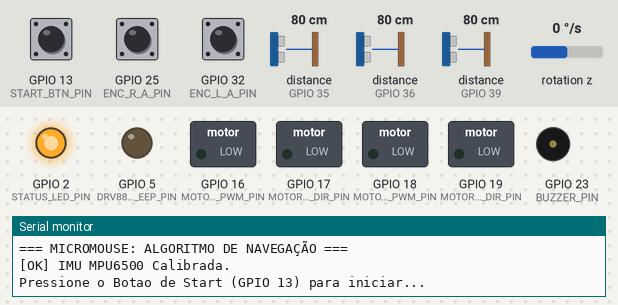
Recording of a program running on a simulated ESP32. Shown: switched loads named in the program (green lamp = pin HIGH), output pins drawn as LEDs (lit = HIGH), buzzer (waves = sounding), the last lines printed to the serial monitor. Wiring (inferred from the names in the program): MPU-9250 motion sensor at I2C address 0x68. The inputs (shaded band) are chosen by the test bench; at power-on: GPIO 13 (START_BTN_PIN) HIGH, rotation z 0 °/s, distance to the obstacle (sensors on GPIO 35, GPIO 39, GPIO 36) 80 cm, GPIO 25 (ENC_R_A_PIN) HIGH, GPIO 32 (ENC_L_A_PIN) HIGH. The echo pulse lasts 58.3 µs per cm; pins used as bus, display or sensor lines are not drawn.

Above: at 2.7 s.
2.8 s: GPIO 13 (START_BTN_PIN) pulled LOW for 0.15 s
At 3.3 s:
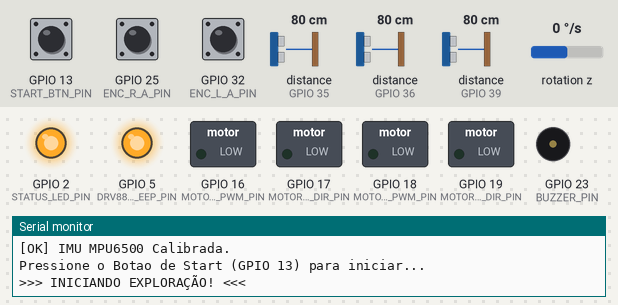
At 4.6 s:
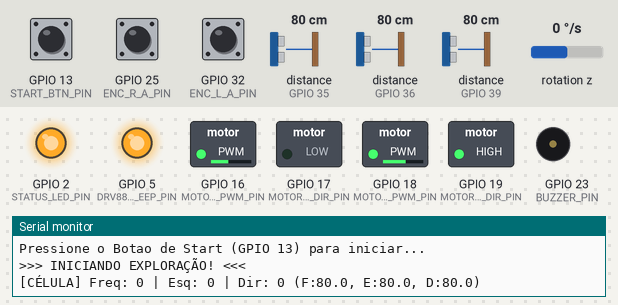
5.4 s: rotation z set to -26 °/s
8.4 s: rotation z set to -30 °/s
11.4 s: distance to the obstacle (sensor on GPIO 35) set to 7 cm
12.9 s: distance to the obstacle (sensor on GPIO 35) set to 4 cm
At 13.09 s:
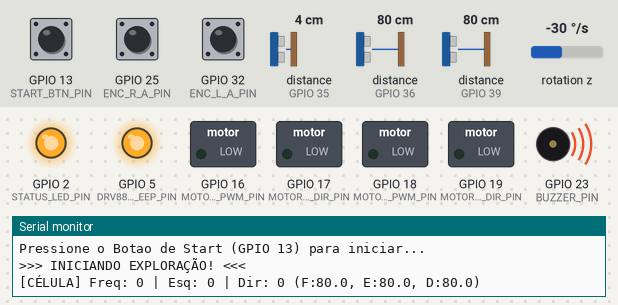
14.7 s: distance to the obstacle (sensor on GPIO 39) set to 2 cm
At 18.1 s:
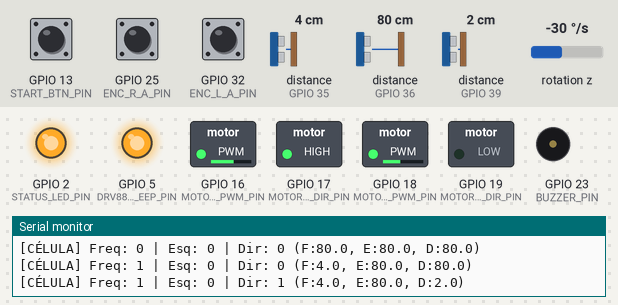
Timing chart, 0 to 18.7 s (numbered marks = the images above; inputs shaded):
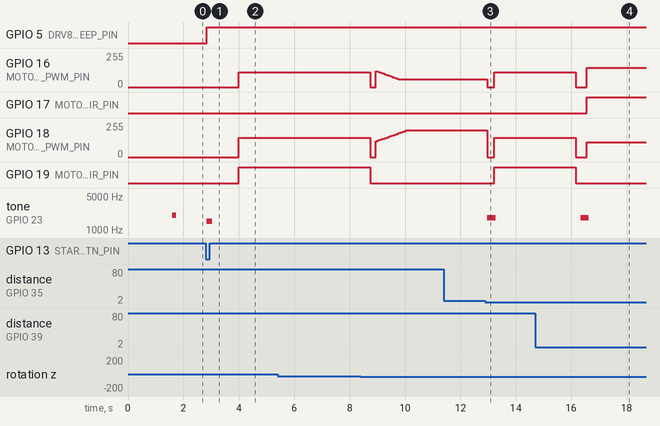

Measured:
- the behaviour switches between 6 and 5 cm on distance to the obstacle (sensor on GPIO 35) (found by bisection; images 2 and 3)
- after the input at 2.8 s, GPIO 5 (DRV8833_EEP_PIN): LOW → HIGH after 0.05 s; GPIO 16 (MOTOR_L_PWM_PIN): 0/255 → 110/255 after 1.2 s; GPIO 18 (MOTOR_R_PWM_PIN): 0/255 → 144/255 after 1.2 s; GPIO 19 (MOTOR_R_DIR_PIN): LOW → HIGH after 1.2 s; tone on GPIO 23 (BUZZER_PIN): silent → 1500 Hz after 0.05 s, → silent 0.20 s later
- after the input at 5.4 s, every drawn part: stays the same
- after the input at 11.4 s, every drawn part: stays the same
- after the input at 12.9 s, GPIO 16 (MOTOR_L_PWM_PIN): 60/255 → 0/255 after 0.08 s, → 110/255 0.24 s later; GPIO 18 (MOTOR_R_PWM_PIN): 199/255 → 0/255 after 0.08 s, → 144/255 0.24 s later; GPIO 19 (MOTOR_R_DIR_PIN): LOW → HIGH after 0.31 s; tone on GPIO 23 (BUZZER_PIN): silent → 1800 Hz after 0.08 s, → silent 0.30 s later
- after the input at 14.7 s, GPIO 17 (MOTOR_L_DIR_PIN): LOW → HIGH after 1.9 s; GPIO 19 (MOTOR_R_DIR_PIN): goes on until 16.2 s, then stays LOW

The program:

main.cpp
```cpp
#include <Arduino.h>
/*
 * ROBÔ MICROMOUSE - CÓDIGO DE NAVEGAÇÃO E EXPLORAÇÃO DO LABIRINTO (CORRIGIDO)
 * Placa: ESP32 DevKit V1 (30 Pinos) - Compatível com ESP32 Core v2.x e v3.x
 * Sensores: 3x Ultrassônicos US-100 (Frontal, Esquerdo, Direito) + IMU MPU6500 (I2C)
 * Atuadores: Ponte H DRV8833 + 2x Motores N20 com Encoders Magnéticos
 */

#include <Wire.h>
#include <algorithm>

// ============================================================================
// 1. MAPEAMENTO DE PINOS (ESQUEMÁTICO DO MICROMOUSE)
// ============================================================================

// Barramento I2C (IMU MPU6500 + INA226)
#define I2C_SDA_PIN          21
#define I2C_SCL_PIN          22

// Sensores Ultrassônicos US-100 / HC-SR04
#define TRIG_FRONT_PIN        4 // Trigger Frontal
#define ECHO_FRONT_PIN       35 // Echo Frontal (GPI - Input Only)

#define TRIG_LEFT_PIN        14 // Trigger Esquerdo
#define ECHO_LEFT_PIN        36 // Echo Esquerdo (GPI - VP)

#define TRIG_RIGHT_PIN       27 // Trigger Direito
#define ECHO_RIGHT_PIN       39 // Echo Direito (GPI - VN)

// Driver de Motores - Ponte H DRV8833
#define MOTOR_L_PWM_PIN      16 // AIN1 (Velocidade Esquerda)
#define MOTOR_L_DIR_PIN      17 // AIN2 (Sentido Esquerda)
#define MOTOR_R_PWM_PIN      18 // BIN1 (Velocidade Direita)
#define MOTOR_R_DIR_PIN      19 // BIN2 (Sentido Direita)
#define DRV8833_EEP_PIN       5 // EEP / nSLEEP (Habilitação Lógica)

// Encoders Magnéticos dos Motores N20
#define ENC_L_A_PIN          32
#define ENC_L_B_PIN          33
#define ENC_R_A_PIN          25
#define ENC_R_B_PIN          26

// Interface Homem-Máquina (HMI)
#define START_BTN_PIN        13 // Botão de Start (com Pull-Up)
#define STATUS_LED_PIN        2 // LED Azul On-board
#define BUZZER_PIN           23 // Buzzer Passivo

// ============================================================================
// 2. CONSTANTES DE GEOMETRIA E PARÂMETROS DE CONTROLE
// ============================================================================
const float CELL_SIZE_CM = 18.0f;       // Dimensão da célula do labirinto (18 cm)
const float WALL_THRESHOLD_CM = 14.0f;   // Distância limite para detectar parede
const float TARGET_SIDE_DIST_CM = 6.0f;  // Distância ideal de centralização

const float TICKS_PER_CM = 11.45f;       // Resolução do encoder (~206 pulsos / 18 cm)

const int PWM_FREQ = 20000;              // 20 kHz (inaudível)
const int PWM_RES = 8;                   // Resolução 8 bits (0-255)
const int PWM_CH_LEFT = 0;
const int PWM_CH_RIGHT = 1;
const int BASE_SPEED = 120;              // Velocidade base

#define MPU6500_ADDR 0x68

// ============================================================================
// 3. MÁQUINA DE ESTADOS E VARIÁVEIS GLOBAIS
// ============================================================================
enum RobotState {
  STATE_IDLE,
  STATE_CHECK_WALLS,
  STATE_DECIDE_DIR,
  STATE_MOVE_FORWARD,
  STATE_TURN_LEFT,
  STATE_TURN_RIGHT,
  STATE_TURN_180,
  STATE_STOP_EMERGENCY
};

RobotState currentState = STATE_IDLE;

volatile long leftTicks = 0;
volatile long rightTicks = 0;

float gyroZOffset = 0.0f;
float currentYaw = 0.0f;
unsigned long lastGyroTime = 0;

float distFront = 0.0f;
float distLeft  = 0.0f;
float distRight = 0.0f;

bool wallFront = false;
bool wallLeft  = false;
bool wallRight = false;

// ============================================================================
// 4. INTERRUPÇÕES DOS ENCODERS
// ============================================================================
void IRAM_ATTR isrEncoderLeft() {
  if (digitalRead(ENC_L_B_PIN) == HIGH) leftTicks++;
  else leftTicks--;
}

void IRAM_ATTR isrEncoderRight() {
  if (digitalRead(ENC_R_B_PIN) == HIGH) rightTicks++;
  else rightTicks--;
}

// ============================================================================
// 5. ABSTRAÇÃO DE CONTROLE PWM (COMPATÍVEL COM ESP32 CORE v2.x E v3.x)
// ============================================================================
void initPWM() {
#if defined(ESP_ARDUINO_VERSION_MAJOR) && ESP_ARDUINO_VERSION_MAJOR >= 3
  ledcAttach(MOTOR_L_PWM_PIN, PWM_FREQ, PWM_RES);
  ledcAttach(MOTOR_R_PWM_PIN, PWM_FREQ, PWM_RES);
#else
  ledcSetup(PWM_CH_LEFT, PWM_FREQ, PWM_RES);
  ledcAttachPin(MOTOR_L_PWM_PIN, PWM_CH_LEFT);
  ledcSetup(PWM_CH_RIGHT, PWM_FREQ, PWM_RES);
  ledcAttachPin(MOTOR_R_PWM_PIN, PWM_CH_RIGHT);
#endif
}

void writePWM(int pin, int channel, int duty) {
#if defined(ESP_ARDUINO_VERSION_MAJOR) && ESP_ARDUINO_VERSION_MAJOR >= 3
  ledcWrite(pin, duty);
#else
  ledcWrite(channel, duty);
#endif
}

void enableDRV8833(bool state) {
  digitalWrite(DRV8833_EEP_PIN, state ? HIGH : LOW);
}

void setMotorsSpeed(int leftSpeed, int rightSpeed) {
  // Motor Esquerdo
  if (leftSpeed >= 0) {
    digitalWrite(MOTOR_L_DIR_PIN, LOW);
    writePWM(MOTOR_L_PWM_PIN, PWM_CH_LEFT, constrain(leftSpeed, 0, 255));
  } else {
    digitalWrite(MOTOR_L_DIR_PIN, HIGH);
    writePWM(MOTOR_L_PWM_PIN, PWM_CH_LEFT, constrain(255 + leftSpeed, 0, 255));
  }

  // Motor Direito
  if (rightSpeed >= 0) {
    digitalWrite(MOTOR_R_DIR_PIN, LOW);
    writePWM(MOTOR_R_PWM_PIN, PWM_CH_RIGHT, constrain(rightSpeed, 0, 255));
  } else {
    digitalWrite(MOTOR_R_DIR_PIN, HIGH);
    writePWM(MOTOR_R_PWM_PIN, PWM_CH_RIGHT, constrain(255 + rightSpeed, 0, 255));
  }
}

void stopMotors() {
  digitalWrite(MOTOR_L_DIR_PIN, LOW);
  digitalWrite(MOTOR_R_DIR_PIN, LOW);
  writePWM(MOTOR_L_PWM_PIN, PWM_CH_LEFT, 0);
  writePWM(MOTOR_R_PWM_PIN, PWM_CH_RIGHT, 0);
}

// ============================================================================
// 6. FILTRO DE MEDIANA DOS ULTRASSÔNICOS (CORRIGIDO)
// ============================================================================
float getDistance(int trigPin, int echoPin) {
  float samples[3]; // Vetor para armazenar 3 leituras do sensor

  for (int i = 0; i < 3; i++) {
    digitalWrite(trigPin, LOW);
    delayMicroseconds(2);
    digitalWrite(trigPin, HIGH);
    delayMicroseconds(10);
    digitalWrite(trigPin, LOW);

    long duration = pulseIn(echoPin, HIGH, 20000); // Timeout 20ms
    if (duration == 0) samples[i] = 100.0f;
    else samples[i] = (duration * 0.0343f) / 2.0f;
    delayMicroseconds(200);
  }

  std::sort(samples, samples + 3); // Ordena os 3 elementos
  return samples[1]; // Retorna a mediana das 3 leituras
}

void readAllUltrasonics() {
  distFront = getDistance(TRIG_FRONT_PIN, ECHO_FRONT_PIN);
  distLeft  = getDistance(TRIG_LEFT_PIN, ECHO_LEFT_PIN);
  distRight = getDistance(TRIG_RIGHT_PIN, ECHO_RIGHT_PIN);

  wallFront = (distFront < WALL_THRESHOLD_CM);
  wallLeft  = (distLeft  < WALL_THRESHOLD_CM);
  wallRight = (distRight < WALL_THRESHOLD_CM);
}

// ============================================================================
// 7. MPU6500 (GIROSCÓPIO / YAW)
// ============================================================================
void initMPU6500() {
  Wire.beginTransmission(MPU6500_ADDR);
  Wire.write(0x6B);
  Wire.write(0x00);
  Wire.endTransmission(true);

  float sum = 0;
  for (int i = 0; i < 200; i++) {
    Wire.beginTransmission(MPU6500_ADDR);
    Wire.write(0x47);
    Wire.endTransmission(false);
    Wire.requestFrom(MPU6500_ADDR, 2, true);
    int16_t rawGz = (Wire.read() << 8) | Wire.read();
    sum += rawGz;
    delay(5);
  }
  gyroZOffset = sum / 200.0f;
  lastGyroTime = micros();
}

void updateYaw() {
  unsigned long now = micros();
  float dt = (now - lastGyroTime) / 1000000.0f;
  lastGyroTime = now;

  Wire.beginTransmission(MPU6500_ADDR);
  Wire.write(0x47);
  Wire.endTransmission(false);
  Wire.requestFrom(MPU6500_ADDR, 2, true);
  if (Wire.available() >= 2) {
    int16_t rawGz = (Wire.read() << 8) | Wire.read();
    float gzDps = (rawGz - gyroZOffset) / 131.0f;
    if (abs(gzDps) > 0.5f) {
      currentYaw += gzDps * dt;
    }
  }
}

// ============================================================================
// 8. ROTAÇÃO IMU
// ============================================================================
void turnAngle(float targetAngleDeg) {
  stopMotors();
  delay(100);
  currentYaw = 0.0f;
  lastGyroTime = micros();

  int turnSpeed = 110;

  if (targetAngleDeg > 0) { // Giro à Esquerda
    setMotorsSpeed(-turnSpeed, turnSpeed);
    while (currentYaw < (targetAngleDeg - 1.5f)) {
      updateYaw();
      delay(2);
    }
  } else { // Giro à Direita
    setMotorsSpeed(turnSpeed, -turnSpeed);
    while (currentYaw > (targetAngleDeg + 1.5f)) {
      updateYaw();
      delay(2);
    }
  }
  stopMotors();
  delay(150);
}

// ============================================================================
// 9. AVANÇO DE CÉLULA (18 CM)
// ============================================================================
void moveOneCell() {
  leftTicks = 0;
  rightTicks = 0;
  currentYaw = 0.0f;
  lastGyroTime = micros();

  long targetTicks = (long)(CELL_SIZE_CM * TICKS_PER_CM);

  float Kp_side = 4.0f;
  float Kp_gyro = 2.5f;

  while ((abs(leftTicks) + abs(rightTicks)) / 2 < targetTicks) {
    updateYaw();
    readAllUltrasonics();

    if (distFront < 5.0f) {
      stopMotors();
      tone(BUZZER_PIN, 1800, 300);
      break;
    }

    float correction = 0.0f;

    if (wallLeft && wallRight) {
      float error = distLeft - distRight;
      correction = error * Kp_side;
    } else if (wallLeft) {
      float error = distLeft - TARGET_SIDE_DIST_CM;
      correction = error * Kp_side;
    } else if (wallRight) {
      float error = TARGET_SIDE_DIST_CM - distRight;
      correction = error * Kp_side;
    } else {
      correction = -currentYaw * Kp_gyro;
    }

    int leftSpeed  = constrain(BASE_SPEED - correction, 60, 200);
    int rightSpeed = constrain(BASE_SPEED + correction, 60, 200);

    setMotorsSpeed(leftSpeed, rightSpeed);
    delay(10);
  }

  stopMotors();
  delay(100);
}

// ============================================================================
// 10. SETUP
// ============================================================================
void setup() {
  Serial.begin(115200);
  delay(500);
  Serial.println("\n=== MICROMOUSE: ALGORITMO DE NAVEGAÇÃO ===");

  pinMode(START_BTN_PIN, INPUT_PULLUP);
  pinMode(STATUS_LED_PIN, OUTPUT);
  pinMode(BUZZER_PIN, OUTPUT);
  digitalWrite(STATUS_LED_PIN, LOW);

  Wire.begin(I2C_SDA_PIN, I2C_SCL_PIN);
  initMPU6500();
  Serial.println("[OK] IMU MPU6500 Calibrada.");

  pinMode(TRIG_FRONT_PIN, OUTPUT);
  pinMode(ECHO_FRONT_PIN, INPUT);
  pinMode(TRIG_LEFT_PIN, OUTPUT);
  pinMode(ECHO_LEFT_PIN, INPUT);
  pinMode(TRIG_RIGHT_PIN, OUTPUT);
  pinMode(ECHO_RIGHT_PIN, INPUT);

  pinMode(DRV8833_EEP_PIN, OUTPUT);
  pinMode(MOTOR_L_DIR_PIN, OUTPUT);
  pinMode(MOTOR_R_DIR_PIN, OUTPUT);
  enableDRV8833(false);

  // Inicialização do PWM compatível com v2.x e v3.x
  initPWM();

  pinMode(ENC_L_A_PIN, INPUT_PULLUP);
  pinMode(ENC_L_B_PIN, INPUT_PULLUP);
  pinMode(ENC_R_A_PIN, INPUT_PULLUP);
  pinMode(ENC_R_B_PIN, INPUT_PULLUP);
  attachInterrupt(digitalPinToInterrupt(ENC_L_A_PIN), isrEncoderLeft, RISING);
  attachInterrupt(digitalPinToInterrupt(ENC_R_A_PIN), isrEncoderRight, RISING);

  tone(BUZZER_PIN, 2000, 150);
  digitalWrite(STATUS_LED_PIN, HIGH);
  Serial.println("Pressione o Botao de Start (GPIO 13) para iniciar...");
}

// ============================================================================
// 11. LOOP PRINCIPAL
// ============================================================================
void loop() {
  switch (currentState) {

    case STATE_IDLE:
      if (digitalRead(START_BTN_PIN) == LOW) {
        delay(50);
        if (digitalRead(START_BTN_PIN) == LOW) {
          tone(BUZZER_PIN, 1500, 200);
          enableDRV8833(true);
          digitalWrite(STATUS_LED_PIN, HIGH);
          Serial.println("\n>>> INICIANDO EXPLORAÇÃO! <<<");
          delay(1000);
          currentState = STATE_CHECK_WALLS;
        }
      }
      break;

    case STATE_CHECK_WALLS:
      readAllUltrasonics();
      Serial.printf("[CÉLULA] Freq: %d | Esq: %d | Dir: %d (F:%.1f, E:%.1f, D:%.1f)\n",
                    wallFront, wallLeft, wallRight, distFront, distLeft, distRight);
      currentState = STATE_DECIDE_DIR;
      break;

    case STATE_DECIDE_DIR:
      if (!wallRight) {
        currentState = STATE_TURN_RIGHT;
      } else if (!wallFront) {
        currentState = STATE_MOVE_FORWARD;
      } else if (!wallLeft) {
        currentState = STATE_TURN_LEFT;
      } else {
        currentState = STATE_TURN_180;
      }
      break;

    case STATE_MOVE_FORWARD:
      moveOneCell();
      currentState = STATE_CHECK_WALLS;
      break;

    case STATE_TURN_RIGHT:
      turnAngle(-90.0f);
      moveOneCell();
      currentState = STATE_CHECK_WALLS;
      break;

    case STATE_TURN_LEFT:
      turnAngle(90.0f);
      moveOneCell();
      currentState = STATE_CHECK_WALLS;
      break;

    case STATE_TURN_180:
      turnAngle(180.0f);
      moveOneCell();
      currentState = STATE_CHECK_WALLS;
      break;

    case STATE_STOP_EMERGENCY:
      stopMotors();
      enableDRV8833(false);
      digitalWrite(STATUS_LED_PIN, LOW);
      while (true) {
        tone(BUZZER_PIN, 1000, 100);
        delay(500);
      }
      break;
  }
}
```
